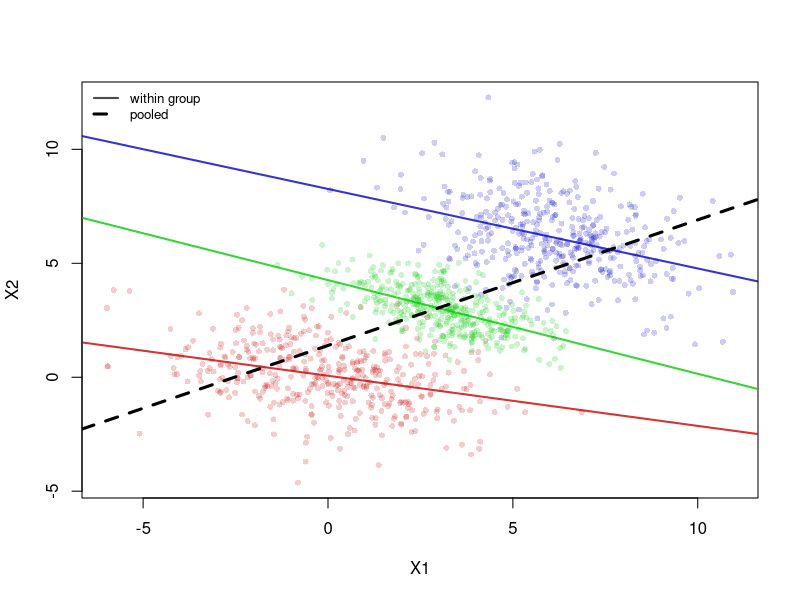
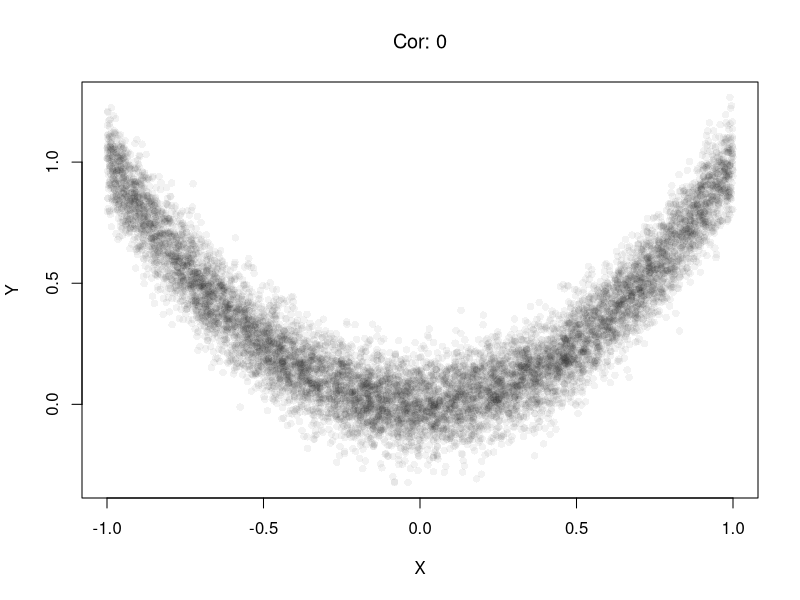
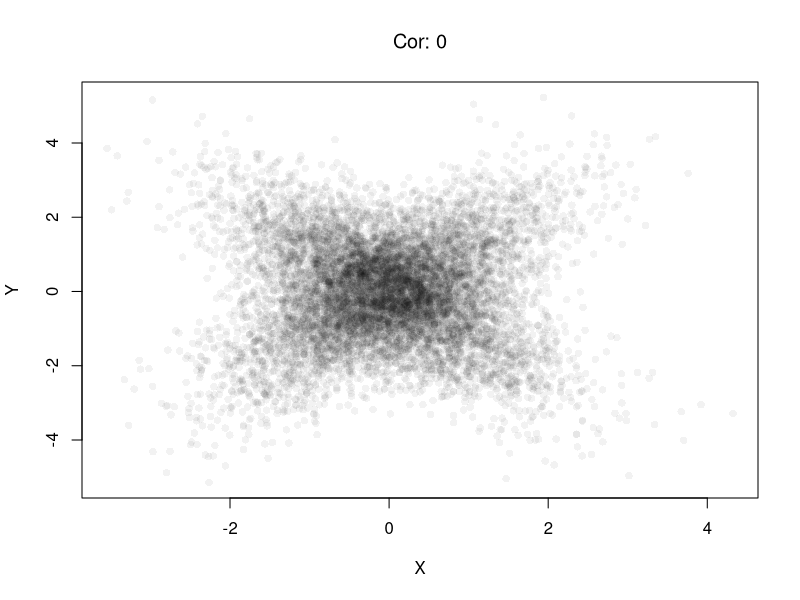
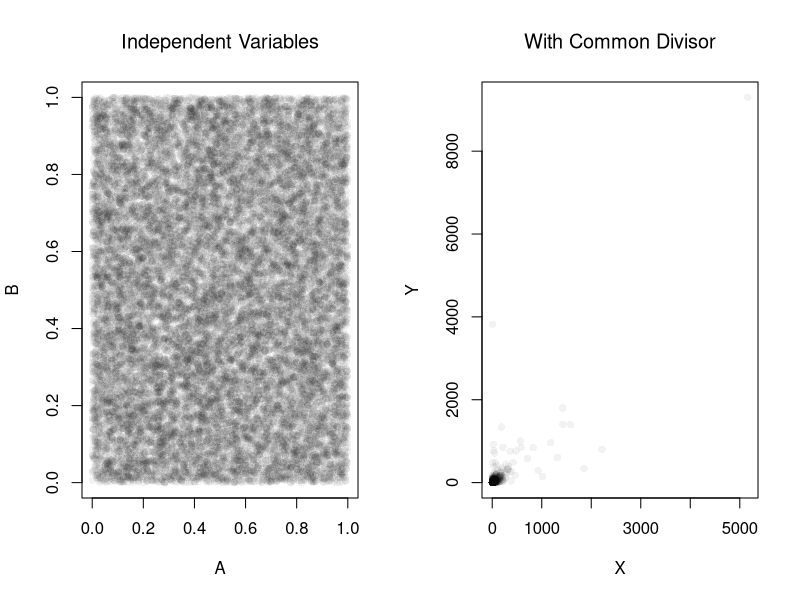
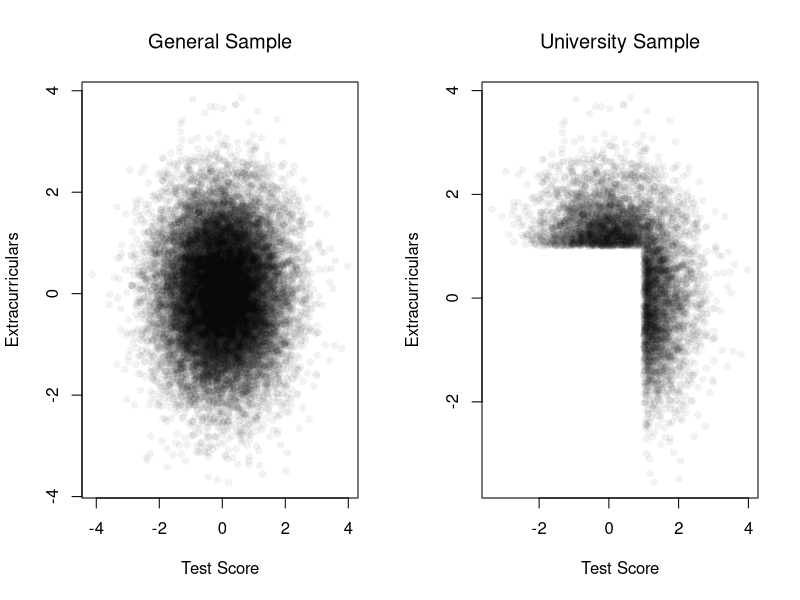
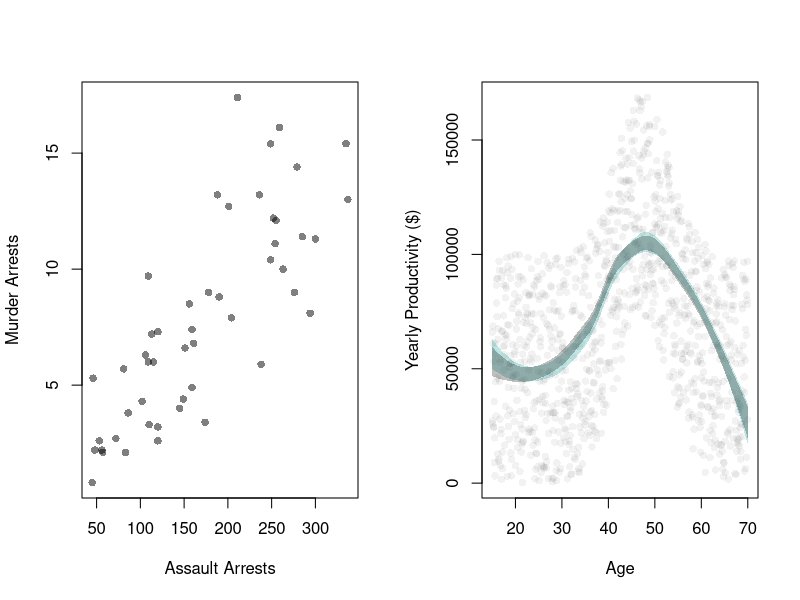
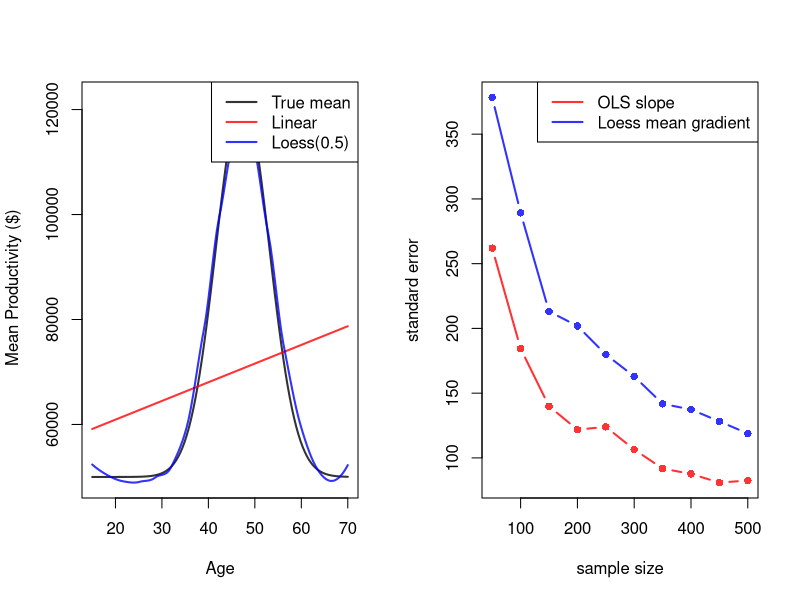
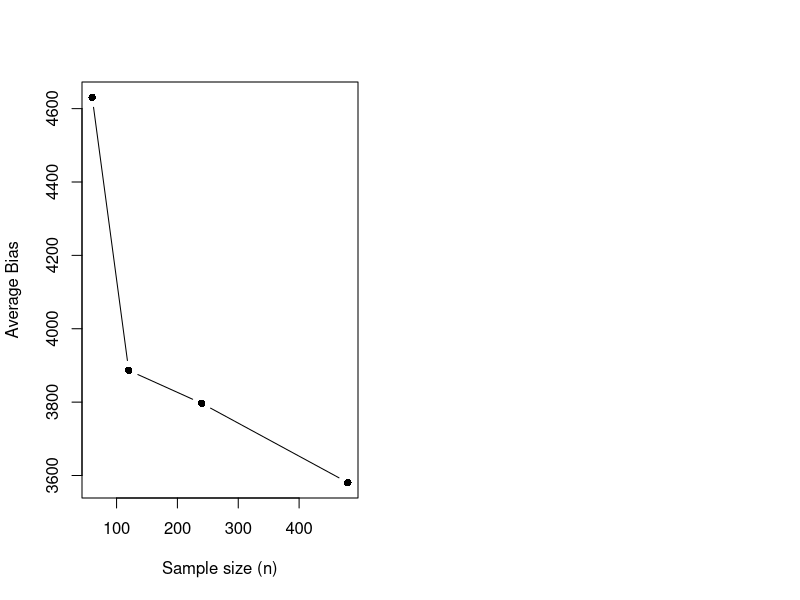

Generate these figures, in order, with R:
## ---- chunk 1
set.seed(5)
library(mvtnorm)
N <- 400
### Group 1
mu1    <- c(0, 0)
sigma1 <- rbind(c(4, -0.9), c(-0.9, 2) )
g1     <- data.frame(rmvnorm(n=N, mu1, sigma1), Group=1)
### Group 2
mu2    <- c(3, 3)
sigma2 <- rbind(c(2, -0.9), c(-0.9, 1) )
g2     <- data.frame(rmvnorm(n=N, mu2, sigma2), Group=2)
### Group 3
mu3    <- c(6, 6)
sigma3 <- rbind(c(3, -0.9), c(-0.9, 3) )
g3     <- data.frame(rmvnorm(n=N, mu3, sigma3), Group=3)

## Combined Data (Initially Observed)
df_agg <- rbind(g1, g2, g3)
df_agg <- df_agg[order(df_agg$X1), ]

## Scatterplot, colored by group
pt_cols <- c(rgb(.8, 0, 0, .2), rgb(0, .8, 0, .2), rgb(0, 0, .8, .2))
plot(X2 ~ X1, df_agg, pch=16, col=pt_cols[df_agg$Group], cex=.8,
    main=NA, xlab='X1', ylab='X2')

# Within-group regression lines are negative.
ln_cols <- c(rgb(.8, 0, 0, .8), rgb(0, .8, 0, .8), rgb(0, 0, .8, .8))
for (g in seq_len(3)) {
    abline(
        lm(X2 ~ X1, data=df_agg[df_agg$Group == g, ]),
        col=ln_cols[g], lwd=2)
}

# The pooled regression line is positive.
abline(lm(X2 ~ X1, data=df_agg), lwd=3, lty=2)
legend('topleft', bty='n', cex=.8,
    legend=c('within group', 'pooled'),
    lwd=c(2, 3), lty=c(1, 2), col=c(grey(0, .7), 'black'))
## ---- chunk 2
set.seed(123)
n <- 10000

# X causes Y via Y = X^2 + noise
X <- runif(n, min = -1, max = 1)
epsilon <- rnorm(n, mean = 0, sd = 0.1)
Y <- X^2 + epsilon  # clear causal effect of X on Y
plot(X, Y, pch=16, col=grey(0, .05),
    main=NA, xlab='X', ylab='Y')

# Correlation over the entire range
title( paste0('Cor: ', round( cor(X, Y), 1) ) ,
    font.main=1)
## ---- chunk 3
# Heterogeneous Effects
X <- rnorm(n) # Randomized 'treatment'

# Heterogeneous effects based on group
group <- rbinom(n, size = 1, prob = 0.5)
epsilon <- rnorm(n, mean = 0, sd = 1)
Y <- ifelse(group == 1,
            X + epsilon,   # positive effect
            -X + epsilon)  # negative effect
plot(X, Y, pch=16, col=grey(0, .05),
    main=NA, xlab='X', ylab='Y')

# Correlation in the pooled sample
title( paste0('Cor: ', round( cor(X, Y), 1) ),
    font.main=1 )
## ---- chunk 4
set.seed(123)
n <- 20000

# Independent components
A <- runif(n)
B <- runif(n)
C <- runif(n)
par(mfrow=c(1, 2))
plot(A, B, pch=16, col=grey(0, .05),
    main=NA, xlab='A', ylab='B')
title('Independent Variables', font.main=1)

# Ratios with a shared denominator
X <- A / C
Y <- B / C
plot(X, Y, pch=16, col=grey(0, .05),
    main=NA, xlab='X', ylab='Y')
title('With Common Divisor', font.main=1)

# Correlation
cor(X, Y)
## ---- chunk 5

# Independent traits in the population
test_score        <- rnorm(n, mean = 0, sd = 1)
extracurriculars  <- rnorm(n, mean = 0, sd = 1)

# Selection above thresholds
threshold <- 1.0
admitted <- (test_score > threshold) | (extracurriculars > threshold)
mean(admitted)  # admission rate

par(mfrow = c(1, 2))
# Full population
plot(test_score, extracurriculars,
     pch=16, col=grey(0, .05),
     main=NA, xlab='Test Score', ylab='Extracurriculars')
title('General Sample', font.main=1)
# Admitted only
plot(test_score[admitted], extracurriculars[admitted],
     pch=16, col=grey(0, .05),
     main=NA, xlab='Test Score', ylab='Extracurriculars')
title('University Sample', font.main=1)
# Correlation among admitted applicants only
cor(test_score[admitted], extracurriculars[admitted])
## ---- chunk 6
plot(Murder ~ Assault, USArrests, pch=16, col=grey(0, .5),
    main=NA, xlab='Assault Arrests', ylab='Murder Arrests')
## ---- chunk 7
## Ages
Xmx <- 70
Xmn <- 15

##Generate Sample Data
dat_sim <- function(n=1000){
    X <- seq(Xmn, Xmx, length.out=n)
    ## Random Productivity
    e <- runif(n, 0, 1E6)
    beta <-  1E-10*exp(1.4*X -.015*X^2)
    Y    <-  (beta*X + e)/10
    return(data.frame(Y, X))
}
dat0 <- dat_sim(1000)
dat0 <- dat0[order(dat0[, 'X']), ]

## Data from one sample
plot(Y ~ X, data=dat0, pch=16, col=grey(0, .05),
    main=NA, ylab='Yearly Productivity ($)', xlab='Age' )
reg_lo <- loess(Y ~ X, data=dat0, span=.8)

## Plot Bootstrap CI for Single Sample
pred_design <- data.frame(X=seq(Xmn, Xmx))
preds_lo <- predict(reg_lo, newdata=pred_design)
boot_lo <- matrix(NA, nrow=nrow(pred_design), ncol=399)
for (b in 1:399) {
    dat0_i <- dat0[sample(nrow(dat0), replace=TRUE), ]
    reg_i <- loess(Y ~ X, data=dat0_i, span=.8)
    boot_lo[, b] <- predict(reg_i, newdata=pred_design)
}
boot_cb <- apply(boot_lo, 1, quantile,
    probs=c(.025, .975), na.rm=TRUE)
polygon(
    c(pred_design[[1]], rev(pred_design[[1]])),
    c(boot_cb[1, ], rev(boot_cb[2, ])),
    col=hcl.colors(3, alpha=.25)[2],
    border=NA)

# Construct CI across Multiple Samples
sample_lo <- matrix(NA, nrow=nrow(pred_design), ncol=399)
for (b in 1:399) {
    xy_b <- dat_sim(1000) #Entirely new sample
    reg_b <- loess(Y ~ X, data=xy_b, span=.8)
    sample_lo[, b] <- predict(reg_b, newdata=pred_design)
}
ci_lo <- apply(sample_lo, 1, quantile,
    probs=c(.025, .975), na.rm=TRUE)
polygon(
    c(pred_design[[1]], rev(pred_design[[1]])),
    c(ci_lo[1, ], rev(ci_lo[2, ])),
    col=grey(0, alpha=.25),
    border=NA)
## ---- chunk 8
set.seed(123)

## Shared parameters used by Bias and Variance
B        <- 300
n_bias   <- 200
Nseq     <- seq(50, 500, by=50)
span_lo  <- 0.5
true_m   <- function(x) (1E-10*exp(1.4*x - .015*x^2)*x + 5E5) / 10
x0       <- seq(Xmn, Xmx, length.out=120)
m0       <- true_m(x0)
pred_design <- data.frame(X=x0)

## Storage for Bias predictions (filled via <<- when n == n_bias)
pred_lm_bias <- matrix(NA_real_, nrow=length(x0), ncol=B)
pred_lo_bias <- matrix(NA_real_, nrow=length(x0), ncol=B)

## One sweep: gradient SEs across all n, plus bias predictions at n_bias
SE <- matrix(NA, nrow=2, ncol=length(Nseq))
for (ni in seq_along(Nseq)) {
    n <- Nseq[ni]
    stats <- matrix(NA, nrow=2, ncol=B)
    for (b in 1:B) {
        dat_b  <- dat_sim(n)
        fit_lm <- lm(Y ~ X, data=dat_b)
        fit_lo <- loess(Y ~ X, data=dat_b, span=0.8)
        grad_lo <- diff(predict(fit_lo))/diff(dat_b[, 'X'])
        if(n == n_bias){
            pred_lm_bias[, b] <- predict(fit_lm, newdata=pred_design)
            fit_lo_b <- loess(Y ~ X, data=dat_b, span=span_lo)
            pred_lo_bias[, b] <- predict(fit_lo_b, newdata=pred_design)
        }
        stats[, b] <- c(coef(fit_lm)[2], mean(grad_lo, na.rm=TRUE))
    }
    SE[, ni] <- apply(stats, 1, sd)
}
## ---- chunk 9
m_lm <- rowMeans(pred_lm_bias, na.rm=TRUE)
m_lo <- rowMeans(pred_lo_bias, na.rm=TRUE)

y_rng <- range(c(m0, m_lm, m_lo), na.rm=TRUE)
plot(x0, m0, type='l', lwd=2, col=rgb(0, 0, 0, .8), ylim=y_rng,
  xlab='Age', ylab=' Mean Productivity ($)', main=NA)
lines(x0[is.finite(m_lm)], m_lm[is.finite(m_lm)], lwd=2, col=rgb(1, 0, 0, .8))
lines(x0[is.finite(m_lo)], m_lo[is.finite(m_lo)], lwd=2, col=rgb(0, 0, 1, .8))
legend('topright', lty=1, lwd=2, col=c(rgb(0, 0, 0, .8), rgb(1, 0, 0, .8), rgb(0, 0, 1, .8)),
  legend=c('True mean',
    'Linear',
    paste0('Loess(', span_lo, ')')
))
## ---- chunk 10
cols <- c(rgb(1, 0, 0, .8), rgb(0, 0, 1, .8))
matplot(Nseq, t(SE), type='b', pch=16,
    lty=1, lwd=2, col=cols,
    ylab='standard error', xlab='sample size',
    main=NA)
legend('topright',
    lty=1, lwd=2, col=cols,
    legend=c('OLS slope', 'Loess mean gradient'))
## ---- chunk 11
# Bias functions
mean_pred <- function(P) rowMeans(P, na.rm=TRUE)
avg_bias2 <- function(P) mean( (mean_pred(P) - m0)^2, na.rm=TRUE)

# Variance
var_pred <- function(P) apply(P, 1, var, na.rm=TRUE)
avg_var   <- function(P) mean(var_pred(P), na.rm=TRUE)

metrics <- rbind(
  c(avg_bias2(pred_lm_bias),  avg_var(pred_lm_bias)),
  c(avg_bias2(pred_lo_bias),  avg_var(pred_lo_bias))
)
colnames(metrics) <- c('Avg Bias^2', 'Avg Variance')
rownames(metrics) <- c('Linear', 'Loess')
round(metrics, 4)
## ---- chunk 12
n <- c(100, 10000)
h_n <- n^(-1/5)
rbind(h_n=round(h_n, 3), n_times_h=round(n*h_n, 1))
## ---- chunk 13
set.seed(42)

x0_target <- 40  # mid-career age
n_grid <- c(60, 120, 240, 480)
R <- 120

avg_abs_err <- numeric(length(n_grid))
for (ni in seq_along(n_grid)) {
  n <- n_grid[ni]
  span_n <- min(0.9, 1.8*n^(-1/4)) # shrinks with n
  errs <- replicate(R, {
    dat_b <- dat_sim(n)
    fit <- loess(Y ~ X, data=dat_b, span=span_n, degree=1)
    mhat <- predict(fit, newdata=data.frame(X=x0_target))
    abs(mhat - true_m(x0_target))
  })
  avg_abs_err[ni] <- mean(errs, na.rm=TRUE)
}

plot(n_grid, avg_abs_err, type='b', pch=16,
     xlab='Sample size (n)',
     ylab='Average Bias',
     main=NA)
